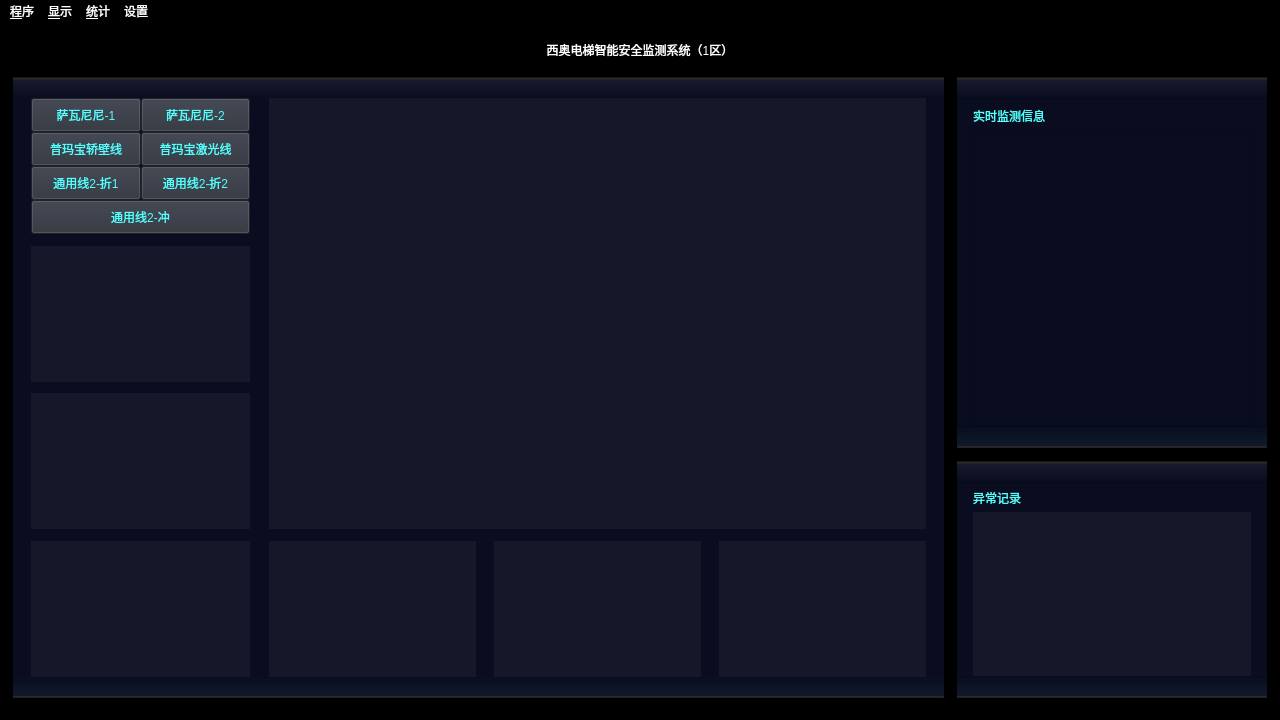
<?xml version="1.0" encoding="UTF-8"?>
<ui version="4.0">
 <class>MainWindow</class>
 <widget class="QMainWindow" name="MainWindow">
  <property name="geometry">
   <rect>
    <x>0</x>
    <y>0</y>
    <width>1280</width>
    <height>720</height>
   </rect>
  </property>
  <property name="windowTitle">
   <string>MainWindow</string>
  </property>
  <property name="styleSheet">
   <string notr="true">background-color: rgb(0, 0, 0);</string>
  </property>
  <widget class="QWidget" name="centralwidget">
   <property name="styleSheet">
    <string notr="true"/>
   </property>
   <layout class="QVBoxLayout" name="verticalLayout_2" stretch="8,92">
    <property name="spacing">
     <number>0</number>
    </property>
    <property name="leftMargin">
     <number>0</number>
    </property>
    <property name="topMargin">
     <number>0</number>
    </property>
    <property name="rightMargin">
     <number>0</number>
    </property>
    <property name="bottomMargin">
     <number>0</number>
    </property>
    <item>
     <widget class="QLabel" name="label">
      <property name="styleSheet">
       <string notr="true">font: 29pt &quot;宋体&quot;;
color: rgb(255, 255, 255);</string>
      </property>
      <property name="text">
       <string>西奥电梯智能安全监测系统（1区）</string>
      </property>
      <property name="alignment">
       <set>Qt::AlignCenter</set>
      </property>
     </widget>
    </item>
    <item>
     <layout class="QHBoxLayout" name="horizontalLayout" stretch="1,72,1,24,1">
      <property name="spacing">
       <number>0</number>
      </property>
      <item>
       <spacer name="horizontalSpacer">
        <property name="orientation">
         <enum>Qt::Horizontal</enum>
        </property>
        <property name="sizeHint" stdset="0">
         <size>
          <width>40</width>
          <height>20</height>
         </size>
        </property>
       </spacer>
      </item>
      <item>
       <layout class="QVBoxLayout" name="verticalLayout_3" stretch="0,3,94,3,0">
        <property name="spacing">
         <number>0</number>
        </property>
        <item>
         <widget class="Line" name="line">
          <property name="styleSheet">
           <string notr="true">background-color: rgb(35, 35, 40);</string>
          </property>
          <property name="orientation">
           <enum>Qt::Horizontal</enum>
          </property>
         </widget>
        </item>
        <item>
         <widget class="QLabel" name="label_2">
          <property name="styleSheet">
           <string notr="true">background-color: qlineargradient(spread:pad, x1:0, y1:1, x2:0, y2:0, stop:0 rgba(9, 13, 31, 255), stop:1 rgba(23, 26, 43, 255));</string>
          </property>
          <property name="text">
           <string/>
          </property>
         </widget>
        </item>
        <item>
         <widget class="QWidget" name="horizontalWidget_2" native="true">
          <property name="styleSheet">
           <string notr="true">background-color: rgb(9, 13, 31);</string>
          </property>
          <layout class="QHBoxLayout" name="horizontalLayout_2" stretch="2,24,2,72,2">
           <property name="spacing">
            <number>0</number>
           </property>
           <property name="leftMargin">
            <number>0</number>
           </property>
           <property name="topMargin">
            <number>0</number>
           </property>
           <property name="rightMargin">
            <number>0</number>
           </property>
           <property name="bottomMargin">
            <number>0</number>
           </property>
           <item>
            <spacer name="horizontalSpacer_4">
             <property name="orientation">
              <enum>Qt::Horizontal</enum>
             </property>
             <property name="sizeHint" stdset="0">
              <size>
               <width>40</width>
               <height>20</height>
              </size>
             </property>
            </spacer>
           </item>
           <item>
            <layout class="QVBoxLayout" name="verticalLayout_4" stretch="24,2,24,2,24,2,24">
             <property name="spacing">
              <number>0</number>
             </property>
             <item>
              <layout class="QVBoxLayout" name="verticalLayout_6" stretch="3,1">
               <property name="spacing">
                <number>0</number>
               </property>
               <item>
                <layout class="QGridLayout" name="gridLayout">
                 <property name="spacing">
                  <number>0</number>
                 </property>
                 <item row="0" column="0">
                  <widget class="QPushButton" name="pushButton_1">
                   <property name="sizePolicy">
                    <sizepolicy hsizetype="MinimumExpanding" vsizetype="MinimumExpanding">
                     <horstretch>0</horstretch>
                     <verstretch>0</verstretch>
                    </sizepolicy>
                   </property>
                   <property name="styleSheet">
                    <string>color: rgb(85, 255, 255);
background-color: rgb(44, 48, 58);
font: 10pt &quot;宋体&quot;;</string>
                   </property>
                   <property name="text">
                    <string>萨瓦尼尼-1</string>
                   </property>
                  </widget>
                 </item>
                 <item row="2" column="0">
                  <widget class="QPushButton" name="pushButton_4">
                   <property name="sizePolicy">
                    <sizepolicy hsizetype="MinimumExpanding" vsizetype="MinimumExpanding">
                     <horstretch>0</horstretch>
                     <verstretch>0</verstretch>
                    </sizepolicy>
                   </property>
                   <property name="styleSheet">
                    <string>color: rgb(85, 255, 255);
background-color: rgb(44, 48, 58);
font: 10pt &quot;宋体&quot;;</string>
                   </property>
                   <property name="text">
                    <string>通用线2-折1</string>
                   </property>
                  </widget>
                 </item>
                 <item row="2" column="1">
                  <widget class="QPushButton" name="pushButton_5">
                   <property name="sizePolicy">
                    <sizepolicy hsizetype="MinimumExpanding" vsizetype="MinimumExpanding">
                     <horstretch>0</horstretch>
                     <verstretch>0</verstretch>
                    </sizepolicy>
                   </property>
                   <property name="styleSheet">
                    <string>color: rgb(85, 255, 255);
background-color: rgb(44, 48, 58);
font: 10pt &quot;宋体&quot;;</string>
                   </property>
                   <property name="text">
                    <string>通用线2-折2</string>
                   </property>
                  </widget>
                 </item>
                 <item row="1" column="0">
                  <widget class="QPushButton" name="pushButton_6">
                   <property name="sizePolicy">
                    <sizepolicy hsizetype="MinimumExpanding" vsizetype="MinimumExpanding">
                     <horstretch>0</horstretch>
                     <verstretch>0</verstretch>
                    </sizepolicy>
                   </property>
                   <property name="styleSheet">
                    <string>color: rgb(85, 255, 255);
background-color: rgb(44, 48, 58);
font: 10pt &quot;宋体&quot;;</string>
                   </property>
                   <property name="text">
                    <string>普玛宝轿壁线</string>
                   </property>
                  </widget>
                 </item>
                 <item row="1" column="1">
                  <widget class="QPushButton" name="pushButton_7">
                   <property name="sizePolicy">
                    <sizepolicy hsizetype="MinimumExpanding" vsizetype="MinimumExpanding">
                     <horstretch>0</horstretch>
                     <verstretch>0</verstretch>
                    </sizepolicy>
                   </property>
                   <property name="styleSheet">
                    <string>color: rgb(85, 255, 255);
background-color: rgb(44, 48, 58);
font: 10pt &quot;宋体&quot;;</string>
                   </property>
                   <property name="text">
                    <string>普玛宝激光线</string>
                   </property>
                  </widget>
                 </item>
                 <item row="0" column="1">
                  <widget class="QPushButton" name="pushButton_2">
                   <property name="sizePolicy">
                    <sizepolicy hsizetype="MinimumExpanding" vsizetype="MinimumExpanding">
                     <horstretch>0</horstretch>
                     <verstretch>0</verstretch>
                    </sizepolicy>
                   </property>
                   <property name="styleSheet">
                    <string>color: rgb(85, 255, 255);
background-color: rgb(44, 48, 58);
font: 10pt &quot;宋体&quot;;</string>
                   </property>
                   <property name="text">
                    <string>萨瓦尼尼-2</string>
                   </property>
                  </widget>
                 </item>
                </layout>
               </item>
               <item>
                <widget class="QPushButton" name="pushButton_3">
                 <property name="sizePolicy">
                  <sizepolicy hsizetype="MinimumExpanding" vsizetype="MinimumExpanding">
                   <horstretch>0</horstretch>
                   <verstretch>0</verstretch>
                  </sizepolicy>
                 </property>
                 <property name="styleSheet">
                  <string notr="true">color: rgb(85, 255, 255);
background-color: rgb(44, 48, 58);
font: 10pt &quot;宋体&quot;;</string>
                 </property>
                 <property name="text">
                  <string>通用线2-冲</string>
                 </property>
                </widget>
               </item>
              </layout>
             </item>
             <item>
              <spacer name="verticalSpacer_4">
               <property name="orientation">
                <enum>Qt::Vertical</enum>
               </property>
               <property name="sizeHint" stdset="0">
                <size>
                 <width>20</width>
                 <height>40</height>
                </size>
               </property>
              </spacer>
             </item>
             <item>
              <widget class="QLabel" name="video_display_2">
               <property name="styleSheet">
                <string notr="true">background-color: rgb(20, 24, 41);</string>
               </property>
               <property name="text">
                <string/>
               </property>
              </widget>
             </item>
             <item>
              <spacer name="verticalSpacer_3">
               <property name="orientation">
                <enum>Qt::Vertical</enum>
               </property>
               <property name="sizeHint" stdset="0">
                <size>
                 <width>20</width>
                 <height>40</height>
                </size>
               </property>
              </spacer>
             </item>
             <item>
              <widget class="QLabel" name="video_display_3">
               <property name="styleSheet">
                <string notr="true">background-color: rgb(20, 24, 41);</string>
               </property>
               <property name="text">
                <string/>
               </property>
              </widget>
             </item>
             <item>
              <spacer name="verticalSpacer_2">
               <property name="orientation">
                <enum>Qt::Vertical</enum>
               </property>
               <property name="sizeHint" stdset="0">
                <size>
                 <width>20</width>
                 <height>40</height>
                </size>
               </property>
              </spacer>
             </item>
             <item>
              <widget class="QLabel" name="video_display_4">
               <property name="styleSheet">
                <string notr="true">background-color: rgb(20, 24, 41);</string>
               </property>
               <property name="text">
                <string/>
               </property>
              </widget>
             </item>
            </layout>
           </item>
           <item>
            <spacer name="horizontalSpacer_6">
             <property name="orientation">
              <enum>Qt::Horizontal</enum>
             </property>
             <property name="sizeHint" stdset="0">
              <size>
               <width>40</width>
               <height>20</height>
              </size>
             </property>
            </spacer>
           </item>
           <item>
            <layout class="QVBoxLayout" name="verticalLayout_5" stretch="76,2,24">
             <property name="spacing">
              <number>0</number>
             </property>
             <item>
              <widget class="QLabel" name="video_display_1">
               <property name="styleSheet">
                <string notr="true">background-color: rgb(20, 24, 41);</string>
               </property>
               <property name="text">
                <string/>
               </property>
              </widget>
             </item>
             <item>
              <spacer name="verticalSpacer_5">
               <property name="orientation">
                <enum>Qt::Vertical</enum>
               </property>
               <property name="sizeHint" stdset="0">
                <size>
                 <width>20</width>
                 <height>40</height>
                </size>
               </property>
              </spacer>
             </item>
             <item>
              <layout class="QHBoxLayout" name="horizontalLayout_3" stretch="24,2,24,2,24">
               <property name="spacing">
                <number>0</number>
               </property>
               <item>
                <widget class="QLabel" name="video_display_5">
                 <property name="styleSheet">
                  <string notr="true">background-color: rgb(20, 24, 41);</string>
                 </property>
                 <property name="text">
                  <string/>
                 </property>
                </widget>
               </item>
               <item>
                <spacer name="horizontalSpacer_8">
                 <property name="orientation">
                  <enum>Qt::Horizontal</enum>
                 </property>
                 <property name="sizeHint" stdset="0">
                  <size>
                   <width>40</width>
                   <height>20</height>
                  </size>
                 </property>
                </spacer>
               </item>
               <item>
                <widget class="QLabel" name="video_display_6">
                 <property name="styleSheet">
                  <string notr="true">background-color: rgb(20, 24, 41);</string>
                 </property>
                 <property name="text">
                  <string/>
                 </property>
                </widget>
               </item>
               <item>
                <spacer name="horizontalSpacer_7">
                 <property name="orientation">
                  <enum>Qt::Horizontal</enum>
                 </property>
                 <property name="sizeHint" stdset="0">
                  <size>
                   <width>40</width>
                   <height>20</height>
                  </size>
                 </property>
                </spacer>
               </item>
               <item>
                <widget class="QLabel" name="video_display_7">
                 <property name="styleSheet">
                  <string notr="true">background-color: rgb(20, 24, 41);</string>
                 </property>
                 <property name="text">
                  <string/>
                 </property>
                </widget>
               </item>
              </layout>
             </item>
            </layout>
           </item>
           <item>
            <spacer name="horizontalSpacer_5">
             <property name="orientation">
              <enum>Qt::Horizontal</enum>
             </property>
             <property name="sizeHint" stdset="0">
              <size>
               <width>40</width>
               <height>20</height>
              </size>
             </property>
            </spacer>
           </item>
          </layout>
         </widget>
        </item>
        <item>
         <widget class="QLabel" name="label_3">
          <property name="styleSheet">
           <string notr="true">background-color: qlineargradient(spread:pad, x1:0, y1:0, x2:0, y2:1, stop:0 rgba(9, 13, 31, 255), stop:1 rgba(13, 26, 43, 255));</string>
          </property>
          <property name="text">
           <string/>
          </property>
         </widget>
        </item>
        <item>
         <widget class="Line" name="line_2">
          <property name="styleSheet">
           <string notr="true">background-color: rgb(35, 35, 40);</string>
          </property>
          <property name="orientation">
           <enum>Qt::Horizontal</enum>
          </property>
         </widget>
        </item>
       </layout>
      </item>
      <item>
       <spacer name="horizontalSpacer_3">
        <property name="orientation">
         <enum>Qt::Horizontal</enum>
        </property>
        <property name="sizeHint" stdset="0">
         <size>
          <width>40</width>
          <height>20</height>
         </size>
        </property>
       </spacer>
      </item>
      <item>
       <layout class="QVBoxLayout" name="verticalLayout" stretch="0,3,54,3,0,2,0,3,32,3,0">
        <property name="spacing">
         <number>0</number>
        </property>
        <item>
         <widget class="Line" name="line_3">
          <property name="styleSheet">
           <string notr="true">background-color: rgb(35, 35, 40);</string>
          </property>
          <property name="orientation">
           <enum>Qt::Horizontal</enum>
          </property>
         </widget>
        </item>
        <item>
         <widget class="QLabel" name="label_4">
          <property name="styleSheet">
           <string notr="true">background-color: qlineargradient(spread:pad, x1:0, y1:1, x2:0, y2:0, stop:0 rgba(9, 13, 31, 255), stop:1 rgba(23, 26, 43, 255));</string>
          </property>
          <property name="text">
           <string/>
          </property>
         </widget>
        </item>
        <item>
         <widget class="QFrame" name="frame">
          <property name="styleSheet">
           <string notr="true">background-color: rgb(9, 13, 31);</string>
          </property>
          <property name="frameShape">
           <enum>QFrame::StyledPanel</enum>
          </property>
          <property name="frameShadow">
           <enum>QFrame::Raised</enum>
          </property>
          <layout class="QHBoxLayout" name="horizontalLayout_5" stretch="3,54,3">
           <property name="spacing">
            <number>0</number>
           </property>
           <property name="leftMargin">
            <number>0</number>
           </property>
           <property name="topMargin">
            <number>0</number>
           </property>
           <property name="rightMargin">
            <number>0</number>
           </property>
           <property name="bottomMargin">
            <number>0</number>
           </property>
           <item>
            <spacer name="horizontalSpacer_10">
             <property name="orientation">
              <enum>Qt::Horizontal</enum>
             </property>
             <property name="sizeHint" stdset="0">
              <size>
               <width>40</width>
               <height>20</height>
              </size>
             </property>
            </spacer>
           </item>
           <item>
            <layout class="QVBoxLayout" name="verticalLayout_7" stretch="1,9">
             <property name="spacing">
              <number>0</number>
             </property>
             <item>
              <widget class="QLabel" name="label_15">
               <property name="styleSheet">
                <string notr="true">color: rgb(85, 255, 255);
font: 22pt &quot;宋体&quot;;</string>
               </property>
               <property name="text">
                <string>实时监测信息</string>
               </property>
              </widget>
             </item>
             <item>
              <widget class="QTextBrowser" name="textBrowser"/>
             </item>
            </layout>
           </item>
           <item>
            <spacer name="horizontalSpacer_9">
             <property name="orientation">
              <enum>Qt::Horizontal</enum>
             </property>
             <property name="sizeHint" stdset="0">
              <size>
               <width>40</width>
               <height>20</height>
              </size>
             </property>
            </spacer>
           </item>
          </layout>
         </widget>
        </item>
        <item>
         <widget class="QLabel" name="label_5">
          <property name="styleSheet">
           <string notr="true">background-color: qlineargradient(spread:pad, x1:0, y1:0, x2:0, y2:1, stop:0 rgba(9, 13, 31, 255), stop:1 rgba(13, 26, 43, 255));</string>
          </property>
          <property name="text">
           <string/>
          </property>
         </widget>
        </item>
        <item>
         <widget class="Line" name="line_4">
          <property name="styleSheet">
           <string notr="true">background-color: rgb(35, 35, 40);</string>
          </property>
          <property name="orientation">
           <enum>Qt::Horizontal</enum>
          </property>
         </widget>
        </item>
        <item>
         <spacer name="verticalSpacer">
          <property name="orientation">
           <enum>Qt::Vertical</enum>
          </property>
          <property name="sizeHint" stdset="0">
           <size>
            <width>20</width>
            <height>40</height>
           </size>
          </property>
         </spacer>
        </item>
        <item>
         <widget class="Line" name="line_5">
          <property name="styleSheet">
           <string notr="true">background-color: rgb(35, 35, 40);</string>
          </property>
          <property name="orientation">
           <enum>Qt::Horizontal</enum>
          </property>
         </widget>
        </item>
        <item>
         <widget class="QLabel" name="label_7">
          <property name="styleSheet">
           <string notr="true">background-color: qlineargradient(spread:pad, x1:0, y1:1, x2:0, y2:0, stop:0 rgba(9, 13, 31, 255), stop:1 rgba(23, 26, 43, 255));</string>
          </property>
          <property name="text">
           <string/>
          </property>
         </widget>
        </item>
        <item>
         <widget class="QFrame" name="frame_2">
          <property name="styleSheet">
           <string notr="true">background-color: rgb(9, 13, 31);</string>
          </property>
          <property name="frameShape">
           <enum>QFrame::StyledPanel</enum>
          </property>
          <property name="frameShadow">
           <enum>QFrame::Raised</enum>
          </property>
          <layout class="QHBoxLayout" name="horizontalLayout_7" stretch="3,54,3">
           <property name="spacing">
            <number>0</number>
           </property>
           <property name="leftMargin">
            <number>0</number>
           </property>
           <property name="topMargin">
            <number>0</number>
           </property>
           <property name="rightMargin">
            <number>0</number>
           </property>
           <property name="bottomMargin">
            <number>0</number>
           </property>
           <item>
            <spacer name="horizontalSpacer_12">
             <property name="orientation">
              <enum>Qt::Horizontal</enum>
             </property>
             <property name="sizeHint" stdset="0">
              <size>
               <width>40</width>
               <height>20</height>
              </size>
             </property>
            </spacer>
           </item>
           <item>
            <layout class="QVBoxLayout" name="verticalLayout_9" stretch="15,85">
             <property name="spacing">
              <number>0</number>
             </property>
             <item>
              <widget class="QLabel" name="label_16">
               <property name="styleSheet">
                <string notr="true">color: rgb(85, 255, 255);
font: 22pt &quot;宋体&quot;;</string>
               </property>
               <property name="text">
                <string>异常记录</string>
               </property>
              </widget>
             </item>
             <item>
              <widget class="QLabel" name="record_label">
               <property name="styleSheet">
                <string notr="true">background-color: rgb(20, 24, 41);</string>
               </property>
               <property name="text">
                <string/>
               </property>
              </widget>
             </item>
            </layout>
           </item>
           <item>
            <spacer name="horizontalSpacer_11">
             <property name="orientation">
              <enum>Qt::Horizontal</enum>
             </property>
             <property name="sizeHint" stdset="0">
              <size>
               <width>40</width>
               <height>20</height>
              </size>
             </property>
            </spacer>
           </item>
          </layout>
         </widget>
        </item>
        <item>
         <widget class="QLabel" name="label_6">
          <property name="styleSheet">
           <string notr="true">background-color: qlineargradient(spread:pad, x1:0, y1:0, x2:0, y2:1, stop:0 rgba(9, 13, 31, 255), stop:1 rgba(13, 26, 43, 255));</string>
          </property>
          <property name="text">
           <string/>
          </property>
         </widget>
        </item>
        <item>
         <widget class="Line" name="line_6">
          <property name="styleSheet">
           <string notr="true">background-color: rgb(35, 35, 40);</string>
          </property>
          <property name="orientation">
           <enum>Qt::Horizontal</enum>
          </property>
         </widget>
        </item>
       </layout>
      </item>
      <item>
       <spacer name="horizontalSpacer_2">
        <property name="orientation">
         <enum>Qt::Horizontal</enum>
        </property>
        <property name="sizeHint" stdset="0">
         <size>
          <width>40</width>
          <height>20</height>
         </size>
        </property>
       </spacer>
      </item>
     </layout>
    </item>
   </layout>
  </widget>
  <widget class="QMenuBar" name="menubar">
   <property name="geometry">
    <rect>
     <x>0</x>
     <y>0</y>
     <width>1280</width>
     <height>22</height>
    </rect>
   </property>
   <property name="styleSheet">
    <string notr="true">color: rgb(255, 255, 255);</string>
   </property>
   <widget class="QMenu" name="menu_process">
    <property name="title">
     <string>&amp;程序</string>
    </property>
    <addaction name="action_run"/>
    <addaction name="action_stop"/>
   </widget>
   <widget class="QMenu" name="menu_view">
    <property name="title">
     <string>&amp;显示</string>
    </property>
    <addaction name="action_full_screen"/>
    <addaction name="action_exit_full"/>
   </widget>
   <widget class="QMenu" name="menu_statistics">
    <property name="title">
     <string>&amp;统计</string>
    </property>
    <addaction name="action_visual"/>
   </widget>
   <widget class="QMenu" name="menu_setup">
    <property name="title">
     <string>设置</string>
    </property>
    <addaction name="action_config"/>
   </widget>
   <addaction name="menu_process"/>
   <addaction name="menu_view"/>
   <addaction name="menu_statistics"/>
   <addaction name="menu_setup"/>
  </widget>
  <widget class="QStatusBar" name="statusbar"/>
  <action name="action_run">
   <property name="text">
    <string>&amp;运行</string>
   </property>
  </action>
  <action name="action_stop">
   <property name="text">
    <string>&amp;终止</string>
   </property>
  </action>
  <action name="action_full_screen">
   <property name="text">
    <string>&amp;全屏模式</string>
   </property>
  </action>
  <action name="action_exit_full">
   <property name="text">
    <string>&amp;退出全屏</string>
   </property>
  </action>
  <action name="action_visual">
   <property name="text">
    <string>&amp;异常情况统计与可视化</string>
   </property>
  </action>
  <action name="action_config">
   <property name="text">
    <string>&amp;配置</string>
   </property>
  </action>
 </widget>
 <resources/>
 <connections/>
</ui>
